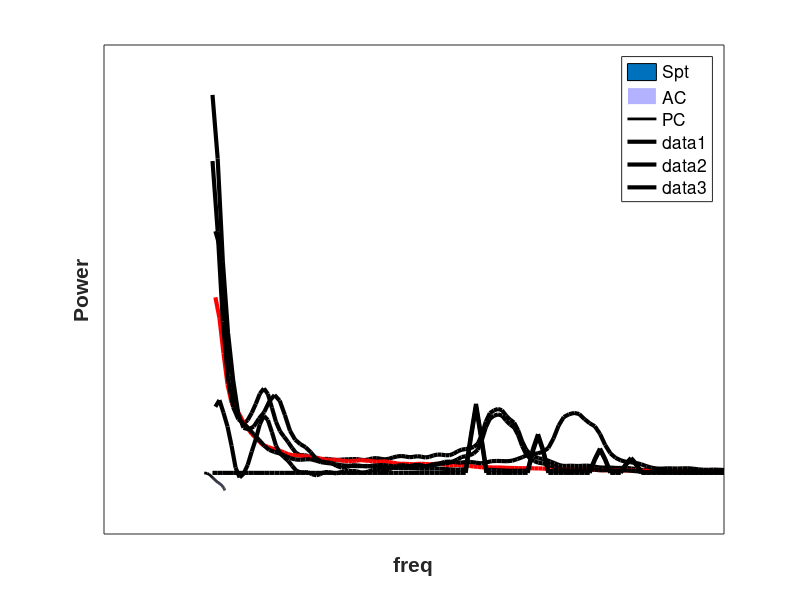

Source code (MATLAB):
clc;clear;close all;
% 仿真概念图

% 1. AC
load no_peak_set.mat
ac = no_peak_set(11,:);  % channel-11
% natural 
plot(f(2:101),ac(2:101),'linewidth',3,'color','black')
set(gca,'fontName','Arial','fontSize',16,'fontWeight','bold','xtick',[],'ytick',[],'Box','on')
xlabel('freq/Hz'); ylabel('Power')

% log
plot(log10(f(2:101)),log10(ac(2:101)),'linewidth',3,'color','black')
set(gca,'fontName','Arial','fontSize',16,'fontWeight','bold','xtick',[],'ytick',[],'Box','on')
xlabel('Log(freq)'); ylabel('Log(Power)')

% no_peak_set
freq = log10(f(2:101));
dat = no_peak_set_N(:,2:101)';
dat = log10(dat);

fh=figure(1);clf;
y = (mean(dat'))';
e = (std(dat'))';
x = (1:length(y))';
h = area(freq,[y - e, 2 * e]);hold on;

set(h(1),'Visible','off');
set(h(2),'EdgeColor','white','FaceColor',[0.7,0.7,1]);
plot(freq,y,'-black','LineWidth',2);

set(gca,'fontName','Arial','fontSize',18,'fontWeight','bold','xtick',[],'ytick',[])
xlabel('freq'); ylabel('Power')
%% 2. PSG仿真
clc;clear;close all;
% IRASA
load irasa.mat
load no_peak_set.mat

hold on
plot(irasa_freq, irasa_original_spec,'k','linewidth',3);
plot(irasa_freq, irasa_fractal_spec,'color','r','linewidth',3);
plot(irasa_freq, irasa_original_spec-irasa_fractal_spec,'linewidth',3,'color','black');
legend('Spt','AC','PC')
set(gca,'fontName','Arial','fontSize',20,'fontWeight','bold','xtick',[],'ytick',[],'Box','on')
xlabel('freq'); ylabel('Power')

freq = f(2:101); pc = no_peak_set(11,2:101);
sub = (irasa_original_spec-irasa_fractal_spec);
cc = pc + sub(1:100);
plot(freq,cc,'linewidth',3,'color','black')
set(gca,'fontName','Arial','fontSize',16,'fontWeight','bold','xtick',[],'ytick',[],'Box','on')


%% 3. sin仿真
% fs = 200; N = 13600;
% n=0:N-1; t = n/fs;
% 
% A = [8 11 14 17 20 23 26 29 32 35 38 41 44 47];
% for i = 1:100
%     pc = zeros(1,13600);
%     peakNum = randi(6,1,1)-1; % 0-5
%     CF = A(randperm(numel(A),peakNum));
%     PW = rand(1,peakNum)*2-1 + 3; 
%     
%     for j = 1:peakNum
%         pc = pc + PW(j) * sin(2 * pi * CF(j) * t);
%     end
%     [sin_pc,f] = pwelch(pc,hamming(400),200,400,200); 
% end
load sin_pc.mat f sin_pc ac
plot(f(2:101),sin_pc(2:101),'linewidth',3,'color','black')
set(gca,'fontName','Arial','fontSize',14,'fontWeight','bold','xtick',[],'ytick',[])

cc = ac + sin_pc';
plot(f(2:101),cc(2:101),'linewidth',3,'color','black')
set(gca,'fontName','Arial','fontSize',14,'fontWeight','bold','xtick',[],'ytick',[])
